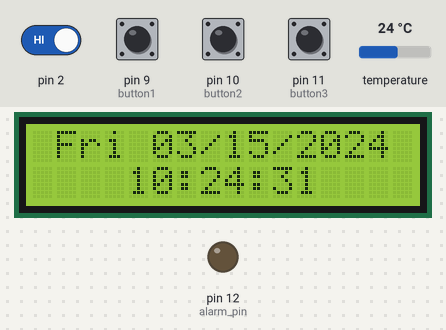
Simulated run of this sketch. Board: Arduino Uno, built with avr-gcc and run on an emulated ATmega328P. On the bench: 16×2 character LCD, output pins drawn as LEDs (lit = HIGH). Wiring (inferred from the names in the program): DS3231 clock at I2C address 0x68. The test bench sets the inputs (shaded band); at power-on: pin 2, pin 9 (button1), pin 10 (button2), pin 11 (button3) HIGH, temperature 24 °C. The local clock reads 2024-03-15 10:24:30 at power-on unless the sketch sets it.

Above: at 1.2 s.
1.3 s: pin 11 (button3) pulled LOW for 0.15 s
At 1.85 s:
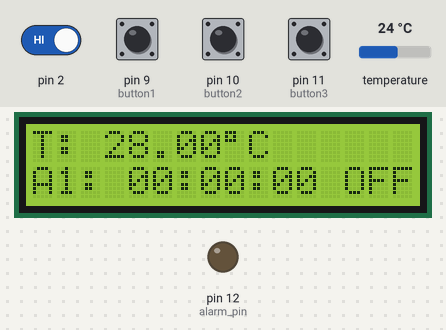
2.0 s: pin 2 driven LOW
At 2.34 s:
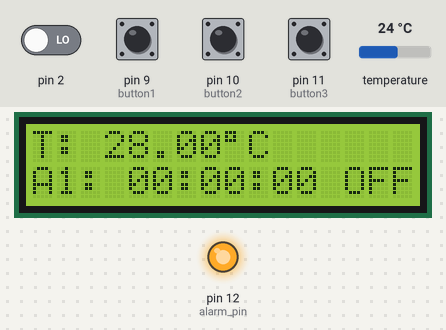
4.2 s: pin 10 (button2) pulled LOW for 0.15 s
At 4.8 s:
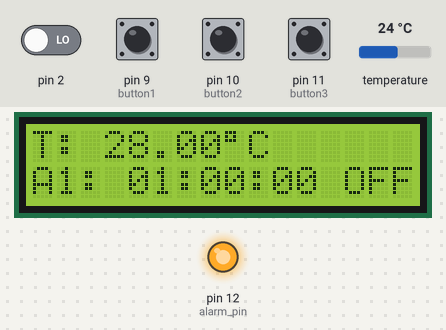
4.9 s: pin 10 (button2) pulled LOW for 1 s
At 6.33 s:
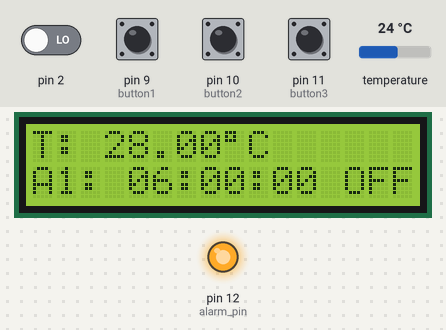
6.5 s: pin 11 (button3) pulled LOW for 1 s
At 7.62 s:
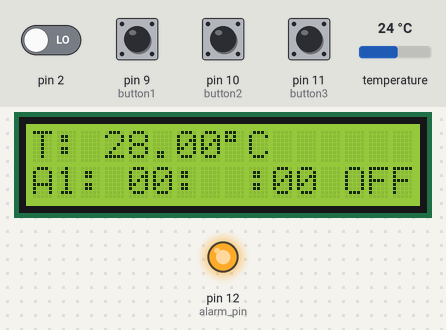
8.1 s: pin 11 (button3) pulled LOW for 0.15 s
At 8.37 s:
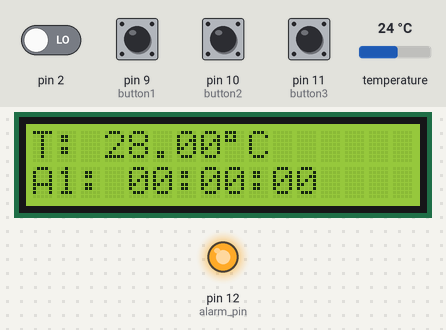
Timing chart, 0 to 9.8 s (numbered marks = the images above; inputs shaded):
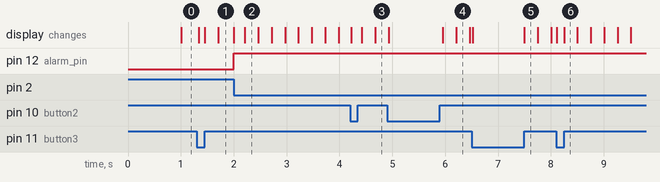

Measured:
- after the input at 1.3 s, the display: first changes at once (image 1 shows a later state)
- after the input at 2.0 s, pin 12 (alarm_pin): LOW → HIGH at once
- after the input at 4.9 s, the display: first changes at once (image 4 shows a later state)
- after the input at 6.5 s, the display: first changes at once (image 5 shows a later state)

The sketch:

SketchCode_AlarmClock.ino
```cpp
// include LCD library code
#include <LiquidCrystal.h>
// include Wire library code (needed for I2C protocol devices)
#include <Wire.h>

// LCD module connections (RS, E, D4, D5, D6, D7)
LiquidCrystal lcd(3, 4, 5, 6, 7, 8);

const int button1   =  9;                   // button1 pin number
const int button2   = 10;                   // button1 pin number
const int button3   = 11;                   // button1 pin number
const int alarm_pin = 12;                   // Alarms pin number

void setup() {
  pinMode(9,  INPUT_PULLUP);
  pinMode(10, INPUT_PULLUP);
  pinMode(11, INPUT_PULLUP);
  pinMode(12, OUTPUT);
  digitalWrite(alarm_pin, LOW);
  // set up the LCD's number of columns and rows
  lcd.begin(16, 2);
  Wire.begin();                                 // Join i2c bus
  attachInterrupt(digitalPinToInterrupt(2), Alarm, FALLING);
}

// Variables declaration
bool alarm1_status, alarm2_status;
char Time[]     = "      :  :      ",
     calendar[] = "       /  /20  ",
     alarm1[]   = "A1:   :  :00",
     temperature[] = "T:   .   C";
byte  i, second, minute, hour, day, date, month, year,
      alarm1_minute, alarm1_hour, alarm2_minute, alarm2_hour,
      status_reg;

void Alarm(){
  digitalWrite(alarm_pin, HIGH);
}
void DS3231_read(){                             // Function to read time & calendar data
  Wire.beginTransmission(0x68);                 // Start I2C protocol with DS3231 address
  Wire.write(0);                                // Send register address
  Wire.endTransmission(false);                  // I2C restart
  Wire.requestFrom(0x68, 7);                    // Request 7 bytes from DS3231 and release I2C bus at end of reading
  second = Wire.read();                         // Read seconds from register 0
  minute = Wire.read();                         // Read minuts from register 1
  hour   = Wire.read();                         // Read hour from register 2
  day    = Wire.read();                         // Read day from register 3
  date   = Wire.read();                         // Read date from register 4
  month  = Wire.read();                         // Read month from register 5
  year   = Wire.read();                         // Read year from register 6
}
void alarms_read_display(){                     // Function to read and display alarm1, alarm2 and temperature data
  byte control_reg, temperature_lsb;
  char temperature_msb;
  Wire.beginTransmission(0x68);                 // Start I2C protocol with DS3231 address
  Wire.write(0x08);                             // Send register address
  Wire.endTransmission(false);                  // I2C restart
  Wire.requestFrom(0x68, 11);                   // Request 11 bytes from DS3231 and release I2C bus at end of reading
  alarm1_minute = Wire.read();                  // Read alarm1 minutes
  alarm1_hour   = Wire.read();                  // Read alarm1 hours
  Wire.read();                                  // Skip alarm1 day/date register
  control_reg = Wire.read();                    // Read the DS3231 control register
  status_reg  = Wire.read();                    // Read the DS3231 status register
  Wire.read();                                  // Skip aging offset register
  temperature_msb = Wire.read();                // Read temperature MSB
  temperature_lsb = Wire.read();                // Read temperature LSB
    // Convert BCD to decimal
  alarm1_minute = (alarm1_minute >> 4) * 10 + (alarm1_minute & 0x0F);
  alarm1_hour   = (alarm1_hour   >> 4) * 10 + (alarm1_hour & 0x0F);
    // End conversion
  alarm1[8]     = alarm1_minute % 10  + 48;
  alarm1[7]     = alarm1_minute / 10  + 48;
  alarm1[5]     = alarm1_hour   % 10  + 48;
  alarm1[4]     = alarm1_hour   / 10  + 48;

  alarm1_status = bitRead(control_reg, 0);      // Read alarm1 interrupt enable bit (A1IE) from DS3231 control register
  if(temperature_msb < 0){
    temperature_msb = abs(temperature_msb);
    temperature[2] = '-';
  }
  else
    temperature[2] = ' ';
  temperature_lsb >>= 6;
  temperature[4] = temperature_msb % 10  + 48;
  temperature[3] = temperature_msb / 10  + 48;
  if(temperature_lsb == 0 || temperature_lsb == 2){
    temperature[7] = '0';
    if(temperature_lsb == 0) temperature[6] = '0';
    else                     temperature[6] = '5';
  }
  if(temperature_lsb == 1 || temperature_lsb == 3){
    temperature[7] = '5';
    if(temperature_lsb == 1) temperature[6] = '2';
    else                     temperature[6] = '7';
  }
  temperature[8]  = 223;                        // Put the degree symbol
  lcd.setCursor(0, 0);
  lcd.print(temperature);                       // Display temperature
  lcd.setCursor(0, 1);
  lcd.print(alarm1);                            // Display alarm1
  lcd.setCursor(13, 1);
  if(alarm1_status)  lcd.print("ON ");          // If A1IE = 1 print 'ON'
  else               lcd.print("OFF");          // If A1IE = 0 print 'OFF'
}
void calendar_display(){                        // Function to display calendar
  switch(day){
    case 1:  strcpy(calendar, " Sun   /  /20  "); break;
    case 2:  strcpy(calendar, " Mon   /  /20  "); break;
    case 3:  strcpy(calendar, " Tue   /  /20  "); break;
    case 4:  strcpy(calendar, " Wed   /  /20  "); break;
    case 5:  strcpy(calendar, " Thu   /  /20  "); break;
    case 6:  strcpy(calendar, " Fri   /  /20  "); break;
    case 7:  strcpy(calendar, " Sat   /  /20  "); break;
    default: strcpy(calendar, " Sat   /  /20  ");
  }
  calendar[14] = year  % 10 + 48;
  calendar[13] = year  / 10 + 48;
  calendar[6]  = month % 10 + 48;
  calendar[5]  = month / 10 + 48;
  calendar[9]  = date  % 10 + 48;
  calendar[8]  = date  / 10 + 48;
  lcd.setCursor(0, 0);
  lcd.print(calendar);                          // Display calendar
}
void DS3231_display(){
  // Convert BCD to decimal
  second = (second >> 4) * 10 + (second & 0x0F);
  minute = (minute >> 4) * 10 + (minute & 0x0F);
  hour = (hour >> 4) * 10 + (hour & 0x0F);
  date = (date >> 4) * 10 + (date & 0x0F);
  month = (month >> 4) * 10 + (month & 0x0F);
  year = (year >> 4) * 10 + (year & 0x0F);
  // End conversion
  Time[11]     = second % 10  + 48;
  Time[10]     = second / 10  + 48;
  Time[8]     = minute % 10  + 48;
  Time[7]     = minute / 10  + 48;
  Time[5]     = hour   % 10  + 48;
  Time[4]     = hour   / 10  + 48;
  calendar_display();                           // Call calendar display function
  lcd.setCursor(0, 1);
  lcd.print(Time);                              // Display time
}
void Blink(){
  byte j = 0;
  while(j < 10 && (digitalRead(button1) || i >= 5) && digitalRead(button2) && (digitalRead(button3) || i < 5)){
    j++;
    delay(25);
  }
}
byte edit(byte x, byte y, byte parameter){
  char text[3];
  while(!digitalRead(button1) || !digitalRead(button3));    // Wait until button B1 is released
  while(true){
    while(!digitalRead(button2)){                           // If button B2 is pressed
      parameter++;
      if(((i == 3) || (i == 5)) && parameter > 23)          // If hours > 23 ==> hours = 0
        parameter = 0;
      if(((i == 4) || (i == 6)) && parameter > 59)          // If minutes > 59 ==> minutes = 0
        parameter = 0;
      if(i == 1 && parameter > 31)                          // If date > 31 ==> date = 1
        parameter = 1;
      if(i == 0 && parameter > 12)                          // If month > 12 ==> month = 1
        parameter = 1;
      if(i == 2 && parameter > 99)                          // If year > 99 ==> year = 0
        parameter = 0;
      if(i == 7 && parameter > 1)                           // For alarms ON or OFF (1: alarm ON, 0: alarm OFF)
        parameter = 0;
      lcd.setCursor(x, y);
      if(i == 7){                                           // For alarms ON & OFF
        if(parameter == 1)  lcd.print("ON ");
        else                lcd.print("OFF");
      }
      else{
        sprintf(text,"%02u", parameter);
        lcd.print(text);
      }
      if(i >= 5){
       alarms_read_display();                        // Read and display alarms parameters
      }
     delay(200);                               // Wait 200ms
    }
    lcd.setCursor(x, y);
    lcd.print("  ");                            // Print two spaces
    if(i == 7) lcd.print(" ");                  // Print space (for alarms ON & OFF)
    Blink();                                    // Call Blink function
    lcd.setCursor(x, y);
    if(i == 7){                                 // For alarms ON & OFF
      if(parameter == 1)  lcd.print("ON ");
      else                lcd.print("OFF");
    }
    else{
      sprintf(text,"%02u", parameter);
      lcd.print(text);
    }
    Blink();
    if(i >= 5){
     alarms_read_display();                        // Read and display alarms parameters
     }
    if((!digitalRead(button1) && i < 5) || (!digitalRead(button3) && i >= 5)){
      i++;                                      // Increment 'i' for the next parameter
      return parameter;                         // Return parameter value and exit
    }
  }
}

void loop() {

  if(!digitalRead(button1)){
      i = 0;                                    // If B1 button is pressed
      while(!digitalRead(button1));             // Wait until button B1 released
      while(true){
        while(!digitalRead(button2)){           // If button B2 button is pressed
          day++;                                // Increment day
          if(day > 7) day = 1;
          calendar_display();                   // Call display_calendar function
          lcd.setCursor(0, 0);
          lcd.print(calendar);                  // Display calendar
          delay(200);
        }
        lcd.setCursor(0, 0);
        lcd.print("    ");                       // Print 3 spaces
        Blink();
        lcd.setCursor(0, 0);
        lcd.print(calendar);                    // Print calendar
        Blink();                             // Call Blink function
        if(!digitalRead(button1))               // If button B1 is pressed
          break;
      }
      month = edit(5, 0, month);                // Edit month
      date = edit(8, 0, date);                  // Edit date
      year = edit(13, 0, year);                 // Edit year
      hour   = edit(4, 1, hour);
      minute = edit(7, 1, minute);


      // Convert decimal to BCD
      minute = ((minute / 10) << 4) + (minute % 10);
      hour = ((hour / 10) << 4) + (hour % 10);
      date = ((date / 10) << 4) + (date % 10);
      month = ((month / 10) << 4) + (month % 10);
      year = ((year / 10) << 4) + (year % 10);
      // End conversion
      // Write time & calendar data to DS3231 RTC
      Wire.beginTransmission(0x68);             // Start I2C protocol with DS3231 address
      Wire.write(0);                            // Send register address
      Wire.write(0);                            // Reset sesonds and start oscillator
      Wire.write(minute);                       // Write minute
      Wire.write(hour);                         // Write hour
      Wire.write(day);                          // Write day
      Wire.write(date);                         // Write date
      Wire.write(month);                        // Write month
      Wire.write(year);                         // Write year
      Wire.endTransmission();                   // Stop transmission and release the I2C bus
      delay(200);
    }

    if(!digitalRead(button3)){                  // If B3 button is pressed
    i = 5;
    lcd.setCursor(0, 0);
    lcd.print("                ");
    lcd.setCursor(0, 0);
    lcd.print("                ");
    while(!digitalRead(button3));             // Wait until button B3 released
     alarms_read_display();                        // Read and display alarms parameters
      alarm1_hour   = edit(4,  1, alarm1_hour);
      alarm1_minute = edit(7,  1, alarm1_minute);
      alarm1_status = edit(13, 1, alarm1_status);
      alarm1_minute = ((alarm1_minute / 10) << 4) + (alarm1_minute % 10);
      alarm1_hour   = ((alarm1_hour   / 10) << 4) + (alarm1_hour % 10);
      delay(2000);

      // Write alarms data to DS3231
      Wire.beginTransmission(0x68);               // Start I2C protocol with DS3231 address
      Wire.write(7);                              // Send register address (alarm1 seconds)
      Wire.write(0);                              // Write 0 to alarm1 seconds
      Wire.write(alarm1_minute);                  // Write alarm1 minutes value to DS3231
      Wire.write(alarm1_hour);                    // Write alarm1 hours value to DS3231
      Wire.write(0x80);                           // Alarm1 when hours, minutes, and seconds match
      Wire.write(4 | alarm1_status);      // Write data to DS3231 control register (enable interrupt when alarm)
      Wire.write(0);                              // Clear alarm flag bits
      Wire.endTransmission();                     // Stop transmission and release the I2C bus
      alarms_read_display();
      delay(200);                                 // Wait 200ms
    }

    if(!digitalRead(button2) && digitalRead(alarm_pin)){         // When button B2 pressed with alarm (Reset and turn OFF the alarm)
      digitalWrite(alarm_pin, LOW);               // Turn OFF the alarm indicator
      Wire.beginTransmission(0x68);               // Start I2C protocol with DS3231 address
      Wire.write(0x0E);                           // Send register address (control register)
      // Write data to control register (Turn OFF the occurred alarm and keep the other as it is)
      Wire.write(4 | (!bitRead(status_reg, 0) & alarm1_status));
      Wire.write(0);                              // Clear alarm flag bits
      Wire.endTransmission();                     // Stop transmission and release the I2C bus
    }

    DS3231_read();                                // Read time and calendar parameters from DS3231 RTC
    DS3231_display();                             // Display time & calendar
    delay(50);                                    // Wait 50ms
}
```
